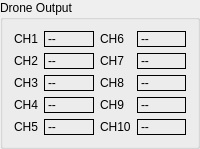
    <widget class="QGroupBox" name="groupBox_4">
     <property name="title">
      <string>Drone Output</string>
     </property>
     <layout class="QGridLayout" name="gridLayout_7">
      <item row="2" column="0">
       <widget class="QLabel" name="UAVPlaneStates_CH3_NAME">
        <property name="sizePolicy">
         <sizepolicy hsizetype="Fixed" vsizetype="Preferred">
          <horstretch>0</horstretch>
          <verstretch>0</verstretch>
         </sizepolicy>
        </property>
        <property name="text">
         <string>CH3</string>
        </property>
       </widget>
      </item>
      <item row="3" column="2">
       <widget class="QLabel" name="UAVPlaneStates_CH9_NAME">
        <property name="sizePolicy">
         <sizepolicy hsizetype="Fixed" vsizetype="Preferred">
          <horstretch>0</horstretch>
          <verstretch>0</verstretch>
         </sizepolicy>
        </property>
        <property name="text">
         <string>CH9</string>
        </property>
       </widget>
      </item>
      <item row="2" column="3">
       <widget class="QLabel" name="UAVPlaneStates_CH8_VALUE">
        <property name="sizePolicy">
         <sizepolicy hsizetype="Ignored" vsizetype="Preferred">
          <horstretch>0</horstretch>
          <verstretch>0</verstretch>
         </sizepolicy>
        </property>
        <property name="frameShape">
         <enum>QFrame::Box</enum>
        </property>
        <property name="text">
         <string>--</string>
        </property>
       </widget>
      </item>
      <item row="4" column="0">
       <widget class="QLabel" name="UAVPlaneStates_CH5_NAME">
        <property name="sizePolicy">
         <sizepolicy hsizetype="Fixed" vsizetype="Preferred">
          <horstretch>0</horstretch>
          <verstretch>0</verstretch>
         </sizepolicy>
        </property>
        <property name="text">
         <string>CH5</string>
        </property>
       </widget>
      </item>
      <item row="4" column="3">
       <widget class="QLabel" name="UAVPlaneStates_CH10_VALUE">
        <property name="sizePolicy">
         <sizepolicy hsizetype="Ignored" vsizetype="Preferred">
          <horstretch>0</horstretch>
          <verstretch>0</verstretch>
         </sizepolicy>
        </property>
        <property name="frameShape">
         <enum>QFrame::Box</enum>
        </property>
        <property name="text">
         <string>--</string>
        </property>
       </widget>
      </item>
      <item row="4" column="1">
       <widget class="QLabel" name="UAVPlaneStates_CH5_VALUE">
        <property name="sizePolicy">
         <sizepolicy hsizetype="Ignored" vsizetype="Preferred">
          <horstretch>0</horstretch>
          <verstretch>0</verstretch>
         </sizepolicy>
        </property>
        <property name="frameShape">
         <enum>QFrame::Box</enum>
        </property>
        <property name="text">
         <string>--</string>
        </property>
       </widget>
      </item>
      <item row="3" column="0">
       <widget class="QLabel" name="UAVPlaneStates_CH4_NAME">
        <property name="sizePolicy">
         <sizepolicy hsizetype="Fixed" vsizetype="Preferred">
          <horstretch>0</horstretch>
          <verstretch>0</verstretch>
         </sizepolicy>
        </property>
        <property name="text">
         <string>CH4</string>
        </property>
       </widget>
      </item>
      <item row="2" column="2">
       <widget class="QLabel" name="UAVPlaneStates_CH8_NAME">
        <property name="sizePolicy">
         <sizepolicy hsizetype="Fixed" vsizetype="Preferred">
          <horstretch>0</horstretch>
          <verstretch>0</verstretch>
         </sizepolicy>
        </property>
        <property name="text">
         <string>CH8</string>
        </property>
       </widget>
      </item>
      <item row="1" column="2">
       <widget class="QLabel" name="UAVPlaneStates_CH7_NAME">
        <property name="sizePolicy">
         <sizepolicy hsizetype="Fixed" vsizetype="Preferred">
          <horstretch>0</horstretch>
          <verstretch>0</verstretch>
         </sizepolicy>
        </property>
        <property name="text">
         <string>CH7</string>
        </property>
       </widget>
      </item>
      <item row="0" column="0">
       <widget class="QLabel" name="UAVPlaneStates_CH1_NAME">
        <property name="sizePolicy">
         <sizepolicy hsizetype="Fixed" vsizetype="Preferred">
          <horstretch>0</horstretch>
          <verstretch>0</verstretch>
         </sizepolicy>
        </property>
        <property name="text">
         <string>CH1</string>
        </property>
       </widget>
      </item>
      <item row="1" column="1">
       <widget class="QLabel" name="UAVPlaneStates_CH2_VALUE">
        <property name="sizePolicy">
         <sizepolicy hsizetype="Ignored" vsizetype="Preferred">
          <horstretch>0</horstretch>
          <verstretch>0</verstretch>
         </sizepolicy>
        </property>
        <property name="frameShape">
         <enum>QFrame::Box</enum>
        </property>
        <property name="text">
         <string>--</string>
        </property>
       </widget>
      </item>
      <item row="0" column="1">
       <widget class="QLabel" name="UAVPlaneStates_CH1_VALUE">
        <property name="sizePolicy">
         <sizepolicy hsizetype="Ignored" vsizetype="Preferred">
          <horstretch>0</horstretch>
          <verstretch>0</verstretch>
         </sizepolicy>
        </property>
        <property name="frameShape">
         <enum>QFrame::Box</enum>
        </property>
        <property name="text">
         <string>--</string>
        </property>
       </widget>
      </item>
      <item row="1" column="3">
       <widget class="QLabel" name="UAVPlaneStates_CH7_VALUE">
        <property name="sizePolicy">
         <sizepolicy hsizetype="Ignored" vsizetype="Preferred">
          <horstretch>0</horstretch>
          <verstretch>0</verstretch>
         </sizepolicy>
        </property>
        <property name="frameShape">
         <enum>QFrame::Box</enum>
        </property>
        <property name="text">
         <string>--</string>
        </property>
       </widget>
      </item>
      <item row="0" column="3">
       <widget class="QLabel" name="UAVPlaneStates_CH6_VALUE">
        <property name="sizePolicy">
         <sizepolicy hsizetype="Ignored" vsizetype="Preferred">
          <horstretch>0</horstretch>
          <verstretch>0</verstretch>
         </sizepolicy>
        </property>
        <property name="frameShape">
         <enum>QFrame::Box</enum>
        </property>
        <property name="text">
         <string>--</string>
        </property>
       </widget>
      </item>
      <item row="4" column="2">
       <widget class="QLabel" name="UAVPlaneStates_CH10_NAME">
        <property name="sizePolicy">
         <sizepolicy hsizetype="Fixed" vsizetype="Preferred">
          <horstretch>0</horstretch>
          <verstretch>0</verstretch>
         </sizepolicy>
        </property>
        <property name="text">
         <string>CH10</string>
        </property>
       </widget>
      </item>
      <item row="0" column="2">
       <widget class="QLabel" name="UAVPlaneStates_CH6_NAME">
        <property name="sizePolicy">
         <sizepolicy hsizetype="Fixed" vsizetype="Preferred">
          <horstretch>0</horstretch>
          <verstretch>0</verstretch>
         </sizepolicy>
        </property>
        <property name="text">
         <string>CH6</string>
        </property>
       </widget>
      </item>
      <item row="2" column="1">
       <widget class="QLabel" name="UAVPlaneStates_CH3_VALUE">
        <property name="sizePolicy">
         <sizepolicy hsizetype="Ignored" vsizetype="Preferred">
          <horstretch>0</horstretch>
          <verstretch>0</verstretch>
         </sizepolicy>
        </property>
        <property name="frameShape">
         <enum>QFrame::Box</enum>
        </property>
        <property name="text">
         <string>--</string>
        </property>
       </widget>
      </item>
      <item row="1" column="0">
       <widget class="QLabel" name="UAVPlaneStates_CH2_NAME">
        <property name="sizePolicy">
         <sizepolicy hsizetype="Fixed" vsizetype="Preferred">
          <horstretch>0</horstretch>
          <verstretch>0</verstretch>
         </sizepolicy>
        </property>
        <property name="text">
         <string>CH2</string>
        </property>
       </widget>
      </item>
      <item row="3" column="1">
       <widget class="QLabel" name="UAVPlaneStates_CH4_VALUE">
        <property name="sizePolicy">
         <sizepolicy hsizetype="Ignored" vsizetype="Preferred">
          <horstretch>0</horstretch>
          <verstretch>0</verstretch>
         </sizepolicy>
        </property>
        <property name="frameShape">
         <enum>QFrame::Box</enum>
        </property>
        <property name="text">
         <string>--</string>
        </property>
       </widget>
      </item>
      <item row="3" column="3">
       <widget class="QLabel" name="UAVPlaneStates_CH9_VALUE">
        <property name="sizePolicy">
         <sizepolicy hsizetype="Ignored" vsizetype="Preferred">
          <horstretch>0</horstretch>
          <verstretch>0</verstretch>
         </sizepolicy>
        </property>
        <property name="frameShape">
         <enum>QFrame::Box</enum>
        </property>
        <property name="text">
         <string>--</string>
        </property>
       </widget>
      </item>
     </layout>
    </widget>
